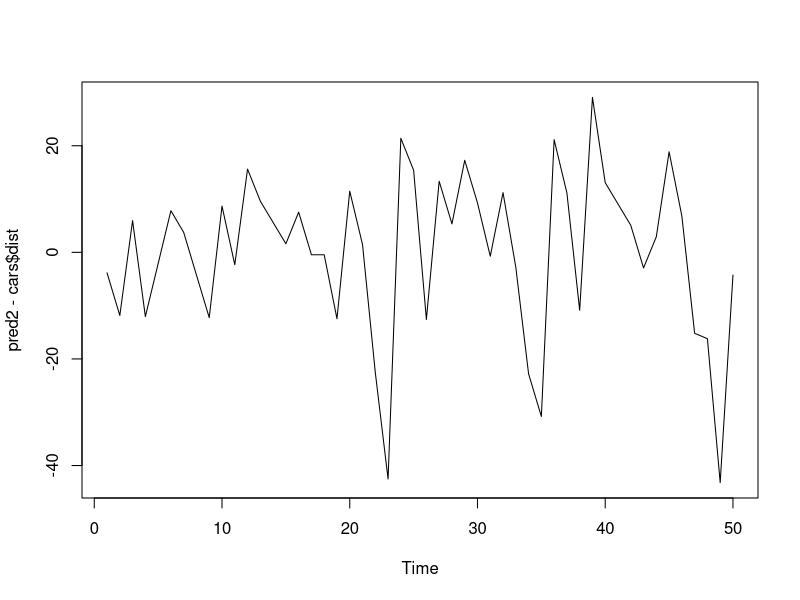
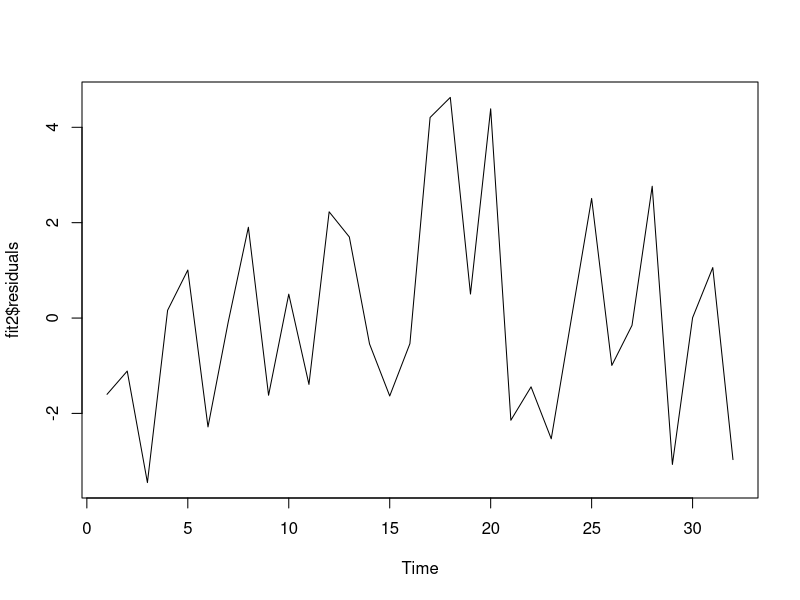

These figures' R source, in order:
require(graphics)

data(cars)
cars
fit<-lm(dist~.,data=cars)
anova(fit)
summary(fit)

fit$coefficients[2] # w
fit$coefficients[1] # b

# y=wX+b
pred1<-fit$coefficients[2] * cars$speed + fit$coefficients[1]
pred2<-predict(fit,cars)
#residual = true - predicted
a = pred1 - pred2
a
ts.plot(pred2-cars$dist)
fit$residuals
fit$fitted.values

data(mtcars)
mtcars

fit2<-lm(mpg~.,data=mtcars)
anova(fit2)
summary(fit2)
## p-value가 아주 작음 귀무가설 기각 그래서 변수가 설명력을 갓는다.

ts.plot(fit2$residuals)

sum(fit2$residuals)

sum(fit2$residuals^2) # SSE
mean((fit2$residuals^2)) # MSE
##회귀 분석의 경우 모델의 성능지표 MSE / MAPE / MAE
##귀무가설 다중회귀 하나의 변수라도 유의 하지않다

index<-abs(fit2$coefficients)[-1] >0.5
index
var<-names(index)[index==T]
var
fo<-paste0("mpg~",paste(var,collapse = "+"))
fo
fit3<-lm(fo,data=mtcars)
summary(fit3)
mean(fit3$residuals^2)
## 과적합 -> 데이터의 수를 늘리거나 / 적절한 변수를 선택 


